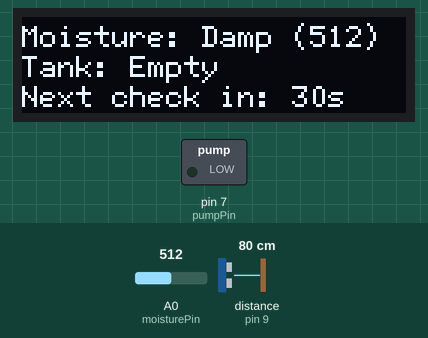
This sketch was run on a simulated Arduino Uno, built with avr-gcc and run on an emulated ATmega328P. Shown: 128×32 one-colour display, switched loads named in the sketch (green lamp = pin HIGH). Wiring (inferred from the names in the program): ultrasonic range finder: trigger pin 8; echo pin 9. The inputs (shaded band) are chosen by the test bench; at power-on: distance to the obstacle (sensor on pin 9) 80 cm, A0 (moisturePin) = 512. The echo pulse lasts 58.3 µs per cm; pins used as bus, display or sensor lines are not drawn; what the sketch prints to the serial monitor is not drawn.

Above: at 4.9 s.
5.0 s: distance to the obstacle (sensor on pin 9) set to 13 cm
11.0 s: distance to the obstacle (sensor on pin 9) set to 10 cm
At 15.3 s:
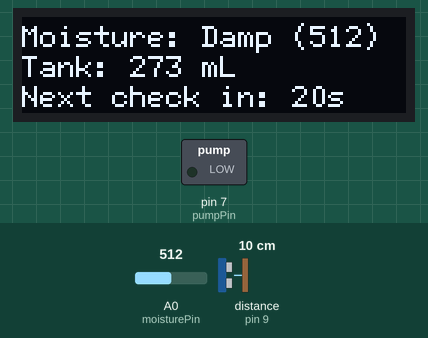
19.5 s: distance to the obstacle (sensor on pin 9) set to 2 cm
At 21.0 s:
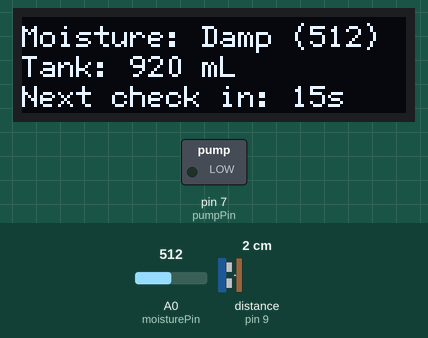
25.5 s: A0 (moisturePin) set to 689
36.3 s: A0 (moisturePin) set to 718
At 36.3 s:
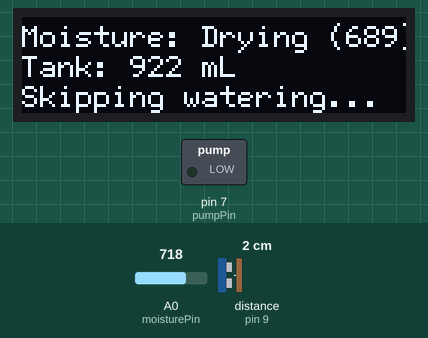
46.1 s: distance to the obstacle (sensor on pin 9) set to 18 cm
At 47.1 s:
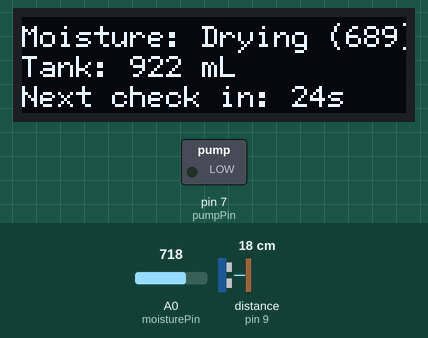
Timing chart, 0 to 49.1 s (numbered marks = the images above; inputs shaded):
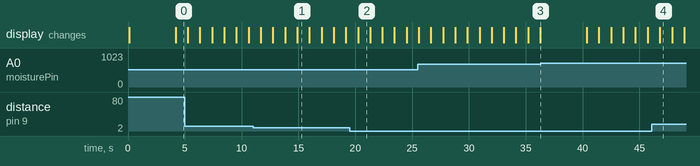

Measured:
- the behaviour switches between 12 and 11 cm on distance to the obstacle (sensor on pin 9) (found by bisection; images 0 and 1)
- the behaviour switches between 700 and 701 on A0 (moisturePin) (found by bisection; images 2 and 3)
- after the input at 11.0 s, the display: first differs from a run without the input after 3.9 s (image 1)
- after the input at 46.1 s, pin 7 (pumpPin): stays LOW (without the input it goes to HIGH after 26.4 s)
- what the display in image 1 shows lasts 1.1 s, from 14.9 s to 16.0 s

The sketch:

system.ino
```cpp
#include <U8g2lib.h>
#include <Wire.h>

const int pumpPin = 7;
const int moisturePin = A0;
const int trigPin = 8;
const int echoPin = 9;

const int dryThreshold = 700; //drempelwaarde voor vochtigheid
const float tankEmptyThreshold = 11.0; // cm
const int pumpDuration = 2200;         // in ms
const int loopInterval = 30000;        // in ms

const float tankHeight = 13.4; // in cm
const float tankRadius = 5.0;  // 10 cm diameter

U8G2_SSD1306_128X32_UNIVISION_F_HW_I2C u8g2(U8G2_R0);

String getMoistureStatus(int value) {
  if (value < 400) return "Wet";
  else if (value < 600) return "Damp";
  else if (value < 700) return "Drying";
  else return "Dry";
}

// volume berekenen op basis van de afstand
float getWaterVolume(float measuredDistance) {
  float waterHeight = tankHeight - measuredDistance;
  if (waterHeight < 0) waterHeight = 0;
  float volume = 3.1416 * tankRadius * tankRadius * waterHeight;
  return volume; // mL
}

void updateDisplay(int moisture, float distance, long duration, bool tankEmpty, int countdownMs, bool watering = false) {
  u8g2.clearBuffer();
  u8g2.setFont(u8g2_font_6x12_tr);

  // lijn 1:
  String mLine = "Moisture: " + getMoistureStatus(moisture) + " (" + String(moisture) + ")";
  u8g2.drawStr(0, 10, mLine.c_str());

  // lijn 2:
  if (duration == 0 || tankEmpty) {
    u8g2.drawStr(0, 20, "Tank: Empty");
  } else {
    float volume = getWaterVolume(distance);
    String tLine = "Tank: " + String(volume, 0) + " mL";
    u8g2.drawStr(0, 20, tLine.c_str());
  }

  // lijn 3:
  String bLine = watering
    ? "Watering... " + String(countdownMs / 1000) + "s left"
    : "Next check in: " + String(countdownMs / 1000) + "s";
  u8g2.drawStr(0, 30, bLine.c_str());

  u8g2.sendBuffer();
}

void setup() {
  pinMode(pumpPin, OUTPUT);
  digitalWrite(pumpPin, LOW);
  pinMode(trigPin, OUTPUT);
  pinMode(echoPin, INPUT);
  Serial.begin(9600);
  Serial.println("Serial is working!");
  u8g2.begin();
}

void loop() {
  int moisture = analogRead(moisturePin);

  // start meting waterniveau
  digitalWrite(trigPin, LOW); delayMicroseconds(2);
  digitalWrite(trigPin, HIGH); delayMicroseconds(10);
  digitalWrite(trigPin, LOW);

  long duration = pulseIn(echoPin, HIGH, 30000); // 30ms timeout
  float distance = duration * 0.034 / 2;
  bool tankEmpty = (duration == 0 || distance > tankEmptyThreshold);
  bool needWater = (moisture > dryThreshold);

  // water check
  if (needWater && !tankEmpty) {
    Serial.println("Watering...");

    for (int t = pumpDuration; t > 0; t -= 1000) {
      digitalWrite(pumpPin, HIGH);

      if (t % 5000 == 0) {
        digitalWrite(trigPin, LOW); delayMicroseconds(2);
        digitalWrite(trigPin, HIGH); delayMicroseconds(10);
        digitalWrite(trigPin, LOW);
        duration = pulseIn(echoPin, HIGH, 30000);
        distance = duration * 0.034 / 2;
        tankEmpty = (duration == 0 || distance > tankEmptyThreshold);
      }

      updateDisplay(moisture, distance, duration, tankEmpty, t, true);
      delay(1000);
    }

    digitalWrite(pumpPin, LOW);
    Serial.println("Done watering");
  } else {
    if (!needWater) {
      u8g2.clearBuffer();
      u8g2.setFont(u8g2_font_6x12_tr);

      // Lijn 1:
      String mLine = "Moisture: " + getMoistureStatus(moisture) + " (" + String(moisture) + ")";
      u8g2.drawStr(0, 10, mLine.c_str());

      // Lijn 2:
      if (duration == 0 || tankEmpty) {
        u8g2.drawStr(0, 20, "Tank: Empty");
      } else {
        float volume = getWaterVolume(distance);
        String tLine = "Tank: " + String(volume, 0) + " mL";
        u8g2.drawStr(0, 20, tLine.c_str());
      }

      // Lijn 3:
      u8g2.drawStr(0, 30, "Skipping watering...");
      Serial.println("Skipped watering");
      u8g2.sendBuffer();

      delay(4000);
    }
  }

  for (int t = loopInterval; t > 0; t -= 1000) {
    if (t % 5000 == 0) {
      digitalWrite(trigPin, LOW); delayMicroseconds(2);
      digitalWrite(trigPin, HIGH); delayMicroseconds(10);
      digitalWrite(trigPin, LOW);
      duration = pulseIn(echoPin, HIGH, 30000);
      distance = duration * 0.034 / 2;
      tankEmpty = (duration == 0 || distance > tankEmptyThreshold);
    }

    updateDisplay(moisture, distance, duration, tankEmpty, t, false);
    delay(1000);
  }
}
```
